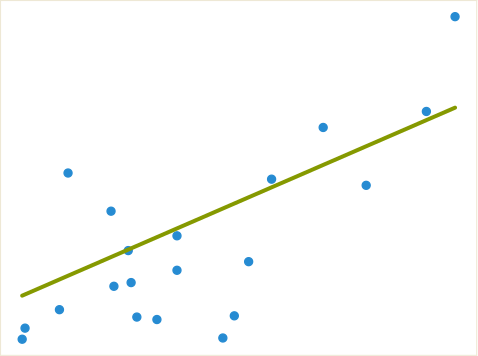

Write Python code to recreate this figure.
import matplotlib.pyplot as plt
import numpy as np
from sklearn import datasets, linear_model
from sklearn.metrics import mean_squared_error, r2_score

diabetes_X, diabetes_y = datasets.load_diabetes(return_X_y=True)
diabetes_X = diabetes_X[:, np.newaxis, 2]  # 只是用一个特征
diabetes_X_train = diabetes_X[:-20]
diabetes_X_test = diabetes_X[-20:]
diabetes_y_train = diabetes_y[:-20]
diabetes_y_test = diabetes_y[-20:]

regr = linear_model.LinearRegression()
regr.fit(diabetes_X_train, diabetes_y_train)
diabetes_y_pred = regr.predict(diabetes_X_test)

print('Coefficients: \n', regr.coef_)
print('Mean squared error: %.2f' % mean_squared_error(diabetes_y_test, diabetes_y_pred))
print('Coefficient of determination: %.2f' % r2_score(diabetes_y_test, diabetes_y_pred))

with plt.style.context('Solarize_Light2'):
    plt.scatter(diabetes_X_test, diabetes_y_test)
    plt.plot(diabetes_X_test, diabetes_y_pred, color="#859900", linewidth=3)

    plt.xticks(())
    plt.yticks(())

plt.savefig('regression.svg', transparent=True)
plt.show()
